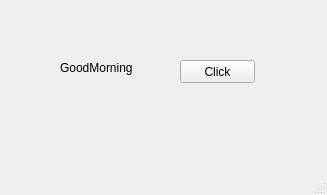
<?xml version="1.0" encoding="UTF-8"?>
<ui version="4.0">
 <class>MainWindow</class>
 <widget class="QMainWindow" name="MainWindow">
  <property name="geometry">
   <rect>
    <x>0</x>
    <y>0</y>
    <width>327</width>
    <height>195</height>
   </rect>
  </property>
  <property name="windowTitle">
   <string>MainWindow</string>
  </property>
  <widget class="QWidget" name="centralwidget">
   <widget class="QPushButton" name="pb">
    <property name="geometry">
     <rect>
      <x>180</x>
      <y>60</y>
      <width>75</width>
      <height>23</height>
     </rect>
    </property>
    <property name="text">
     <string>Click</string>
    </property>
   </widget>
   <widget class="QLabel" name="lbl">
    <property name="geometry">
     <rect>
      <x>60</x>
      <y>60</y>
      <width>81</width>
      <height>16</height>
     </rect>
    </property>
    <property name="text">
     <string>GoodMorning</string>
    </property>
   </widget>
  </widget>
  <widget class="QMenuBar" name="menubar">
   <property name="geometry">
    <rect>
     <x>0</x>
     <y>0</y>
     <width>327</width>
     <height>21</height>
    </rect>
   </property>
  </widget>
  <widget class="QStatusBar" name="statusbar"/>
 </widget>
 <resources/>
 <connections/>
</ui>
